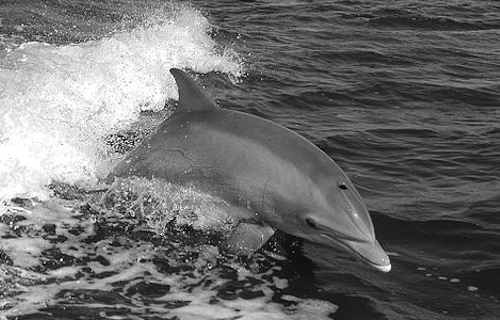
#> input picture images/dolphin.png, 500 x 320 px
$ python blend_2_images.py
#> lines starting #> are read from the running program, lines starting #| are printed output that depends on the picture
#> further down, dolphin is the input picture: shape (320, 500, 3); min 0, max 255, mean 109.1
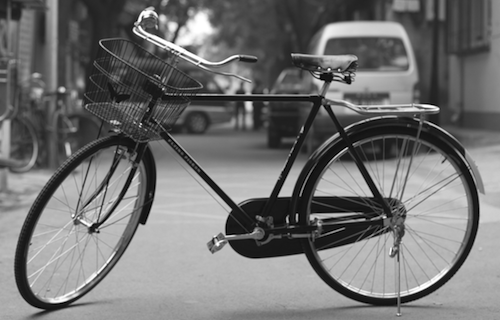
#> input picture images/bicycle.png, 500 x 320 px
#> further down, bicycle is the input picture: shape (320, 500, 3); min 0, max 255, mean 114.2
import cv2
import numpy as np


# Blend two images
def blend(a: np.array, b: np.array, alpha: float) -> np.array:
    """ Blends to images using a weight factor.
    Args:
        a (numpy.array): Image A.
        b (numpy.array): Image B.
        alpha (float): Weight factor.

    Returns:
        numpy.array: Blended Image.
    """
#> called with alpha = 0.75
    a = a.astype(np.uint16) # treat uint8 underflow and overflow
    b = b.astype(np.uint16)
    result = a + (b*alpha)
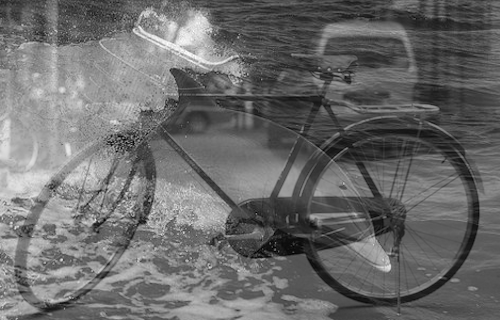
#> result: shape (320, 500, 3) float64; min 12, max 445.2, mean 194.7; drawn with min black and max white
    result[result > 255] = 255
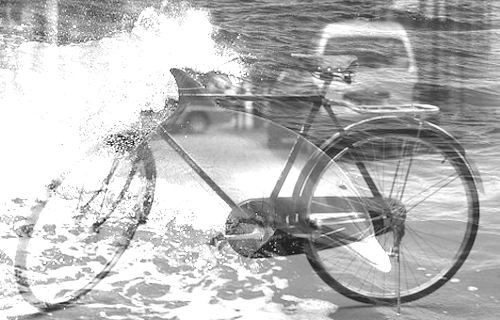
#> result: shape (320, 500, 3) float64; min 12, max 255, mean 184.8
    result[result < 0] = 0
    result = result.astype(np.uint8)
    return result / 255.

dolphin = cv2.imread("../images/dolphin.png")
bicycle = cv2.imread("../images/bicycle.png")

result = blend(dolphin, bicycle, 0.75)
cv2.imshow("Combined with 0.75 weight", result)
cv2.waitKey(0)
